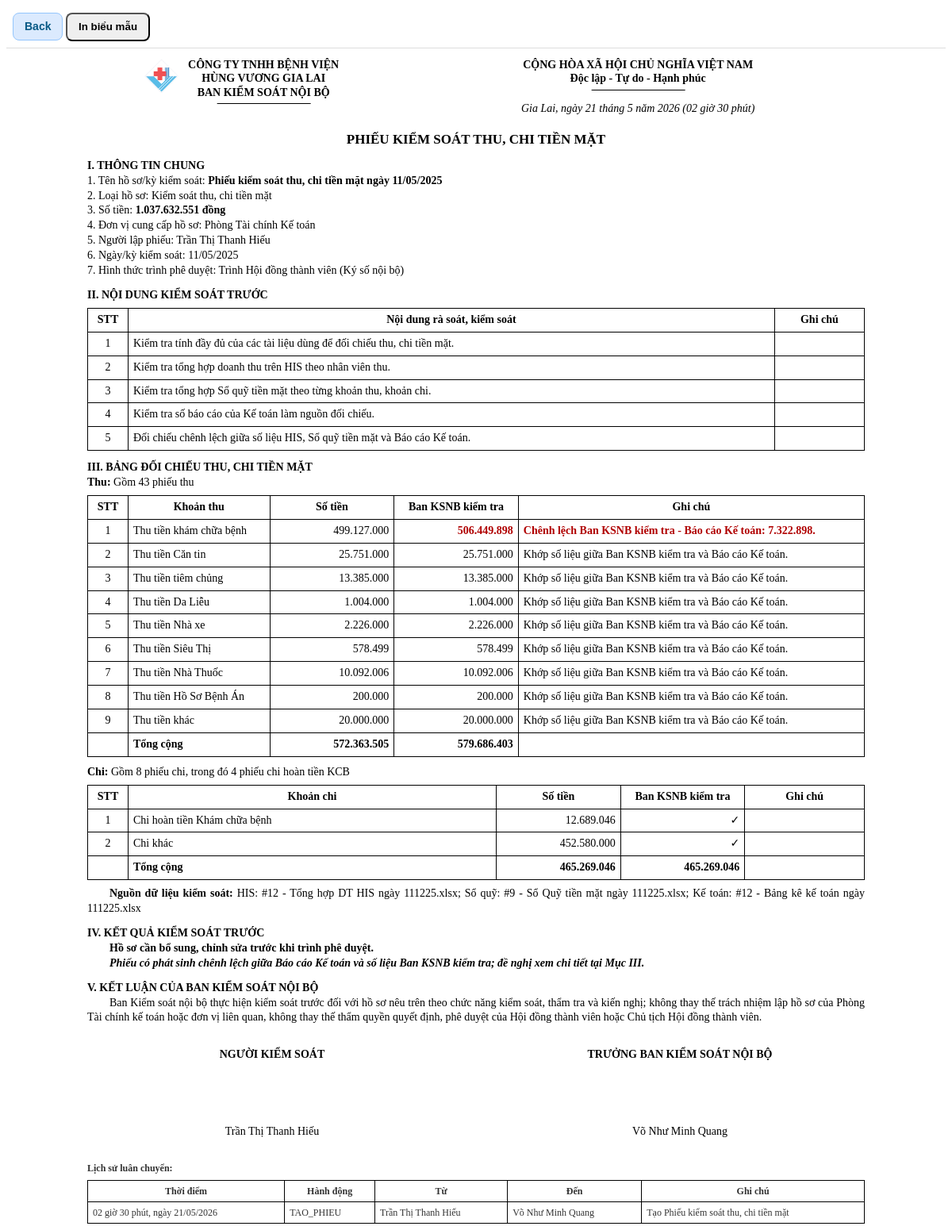
Page /cash-control/vouchers/36/print (signed in) on the earlier database version.
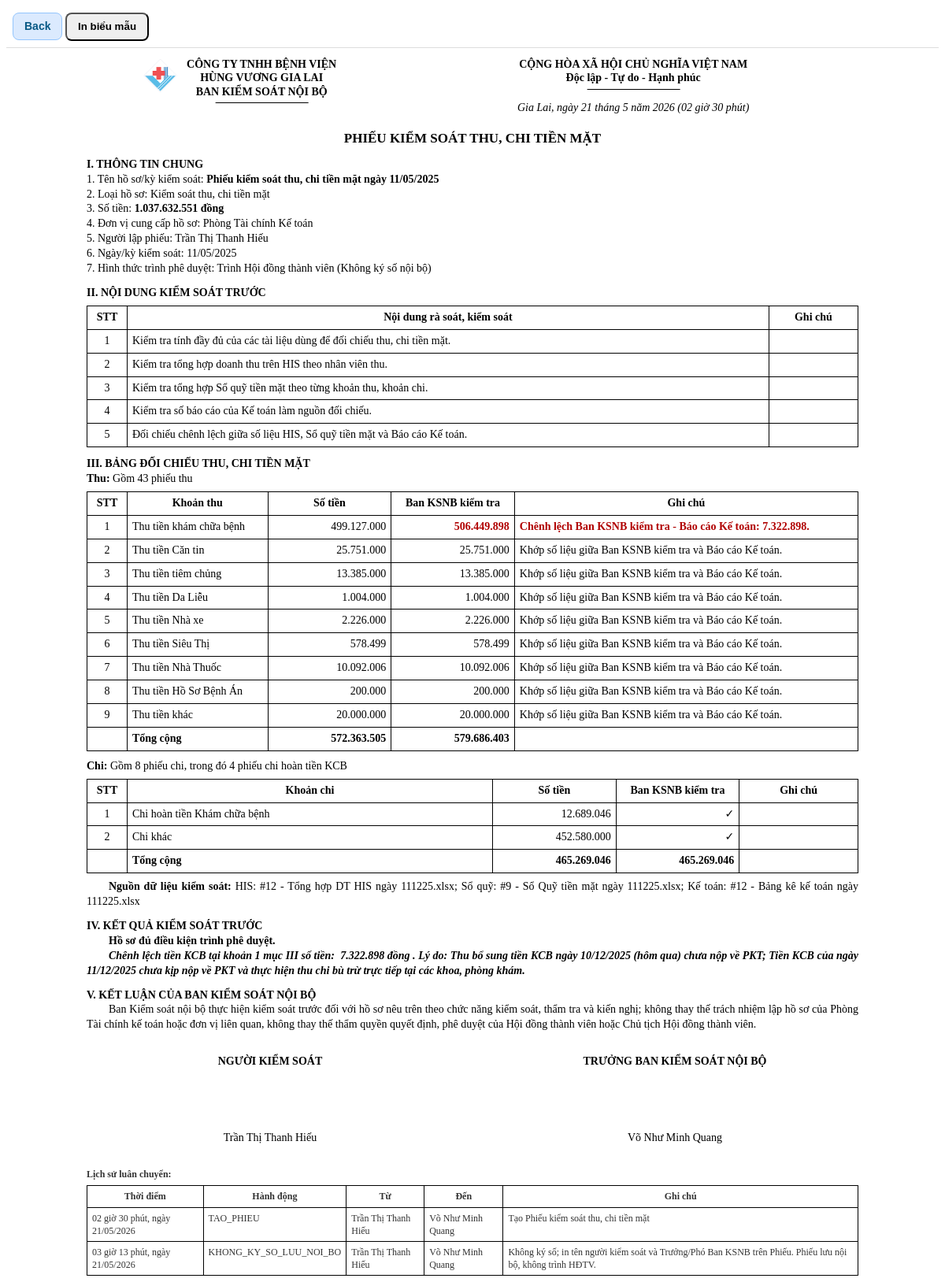
Same page on the later database version.
### tables this page shows
CREATE TABLE cash_control_voucher_items (
                id INTEGER PRIMARY KEY AUTOINCREMENT,
                voucher_id INTEGER NOT NULL,
                group_type TEXT NOT NULL,
                item_order INTEGER NOT NULL DEFAULT 0,
                item_name TEXT NOT NULL,
                document_amount REAL NOT NULL DEFAULT 0,
                ksnb_check_type TEXT NOT NULL DEFAULT 'MATCH',
                ksnb_checked_amount REAL,
                ksnb_note TEXT,
                FOREIGN KEY(voucher_id) REFERENCES cash_control_vouchers(id) ON DELETE CASCADE
            );

CREATE TABLE cash_control_vouchers (
                id INTEGER PRIMARY KEY AUTOINCREMENT,
                code TEXT,
                title TEXT NOT NULL,
                voucher_date TEXT,
                sign_mode TEXT NOT NULL DEFAULT 'INTERNAL_DIGITAL',
                route_mode TEXT NOT NULL DEFAULT 'THROUGH_HEAD',
                head_user_id INTEGER,
                board_user_id INTEGER,
                his_batch_id INTEGER,
                cashbook_batch_id INTEGER,
                accounting_batch_id INTEGER,
                receipt_count INTEGER NOT NULL DEFAULT 0,
                expense_count INTEGER NOT NULL DEFAULT 0,
                refund_kcb_count INTEGER NOT NULL DEFAULT 0,
                revenue_document_total REAL NOT NULL DEFAULT 0,
                revenue_ksnb_total REAL NOT NULL DEFAULT 0,
                revenue_diff_total REAL NOT NULL DEFAULT 0,
                expense_document_total REAL NOT NULL DEFAULT 0,
                expense_ksnb_total REAL NOT NULL DEFAULT 0,
                expense_diff_total REAL NOT NULL DEFAULT 0,
                status TEXT NOT NULL DEFAULT 'DRAFT',
                created_by INTEGER NOT NULL,
                created_at TEXT NOT NULL DEFAULT CURRENT_TIMESTAMP,
                submitted_at TEXT, current_handler INTEGER, section_iv_result TEXT, section_iv_note TEXT, section_v_text TEXT, section_vi_text TEXT, submitted_to_board_at TEXT, board_saved_at TEXT,
                FOREIGN KEY(created_by) REFERENCES users(id)
            );

CREATE TABLE cash_control_voucher_routes (
                id INTEGER PRIMARY KEY AUTOINCREMENT,
                voucher_id INTEGER NOT NULL,
                action TEXT NOT NULL,
                from_user_id INTEGER,
                to_user_id INTEGER,
                note TEXT,
                created_at TEXT NOT NULL DEFAULT CURRENT_TIMESTAMP,
                FOREIGN KEY(voucher_id) REFERENCES cash_control_vouchers(id) ON DELETE CASCADE
            );

CREATE TABLE cash_control_voucher_signatures (
                id INTEGER PRIMARY KEY AUTOINCREMENT,
                voucher_id INTEGER NOT NULL,
                signer_id INTEGER NOT NULL,
                signer_name TEXT NOT NULL,
                signer_role TEXT NOT NULL,
                signature_text TEXT NOT NULL,
                signed_at TEXT NOT NULL DEFAULT CURRENT_TIMESTAMP,
                FOREIGN KEY(voucher_id) REFERENCES cash_control_vouchers(id) ON DELETE CASCADE
            );

### app/models.py (models this page shows)
class Users(Base):
    __tablename__ = "users"
    id = Column(Integer, primary_key=True)
    username = Column(String, unique=True, nullable=False, index=True)
    full_name = Column(String, nullable=False)
    password_hash = Column(String, nullable=False)
    unit_code = Column(String, nullable=False, default="THANH_VIEN_TRUNG_TAP")
    role_code = Column(String, nullable=False, default="THANH_VIEN_TRUNG_TAP")
    position_title = Column(String, nullable=False, default="Thành viên trưng tập")
    is_active = Column(Integer, nullable=False, default=1)
    created_at = Column(String, nullable=False)
    status = column_property(
        case(
            (is_active == 1, "ACTIVE"),
            else_="LOCKED",
        )
    )

### app/routers/cash_control.py (the view)
@router.get("/vouchers/{voucher_id}/print")
def cash_control_voucher_print(request: Request, voucher_id: int):
    denied = require_cash_control_access(request)
    if denied:
        return denied
    user = request.state.user
    data = fetch_full_cash_control_voucher(voucher_id)
    voucher = data.get("voucher")
    if not can_view_cash_control_voucher(user, voucher):
        return RedirectResponse("/cash-control?main_tab=voucher", status_code=303)
    if user.get("role_code") in BOARD_ROLES and user.get("role_code") != "TONG_GIAM_DOC" and voucher["status"] == "SUBMITTED_TO_BOARD":
        with get_conn() as conn:
            current_voucher = conn.execute(
                "SELECT status, current_handler, board_user_id FROM cash_control_vouchers WHERE id = ?",
                (voucher_id,),
            ).fetchone()
            if current_voucher and current_voucher["status"] == "SUBMITTED_TO_BOARD" and (
                current_voucher["current_handler"] == user["id"]
                or current_voucher["board_user_id"] == user["id"]
            ):
                now_vn = vn_now_text()
                conn.execute(
                    "UPDATE cash_control_vouchers SET status = 'BOARD_VIEWED' WHERE id = ?",
                    (voucher_id,),
                )
                conn.execute(
                    """
                    INSERT INTO cash_control_voucher_routes(voucher_id, action, from_user_id, note, created_at)
                    VALUES (?, 'HDTV_XEM_PHIEU', ?, ?, ?)
                    """,
                    (voucher_id, user["id"], "HĐTV đã mở xem Phiếu kiểm soát thu, chi tiền mặt.", now_vn),
                )
                conn.commit()
                data = fetch_full_cash_control_voucher(voucher_id)
                voucher = data.get("voucher")
    his_batch_id = voucher["his_batch_id"] if voucher and "his_batch_id" in voucher.keys() else None
    if his_batch_id:
        with get_conn() as conn:
            his_cash_row = conn.execute(
                """
                SELECT COALESCE(SUM(tien_mat), 0) AS his_cash_amount
                FROM cash_control_employee_summaries
                WHERE batch_id = ?
                """,
                (his_batch_id,),
            ).fetchone()
        his_cash_amount = money_value(his_cash_row["his_cash_amount"] if his_cash_row else 0)
        for item in data.get("revenue_items", []):
            if item.get("item_name") == "Thu tiền khám chữa bệnh":
                old_checked_amount = money_value(item.get("ksnb_checked_amount"))
                item["ksnb_checked_amount"] = his_cash_amount
                item["ksnb_check_type"] = (
                    "DIFFERENT"
                    if abs(his_cash_amount - money_value(item.get("document_amount"))) >= 1
                    else "MATCH"
                )
                data["ksnb_total"] = money_value(data.get("ksnb_total")) - old_checked_amount + his_cash_amount
                data["diff_total"] = money_value(data.get("document_total")) - money_value(data.get("ksnb_total"))
                break
    return templates.TemplateResponse(
        "cash_control_voucher_print.html",
        {
            "request": request,
            "user": request.state.user,
            "format_vn_sqlite_datetime": format_vn_sqlite_datetime,
            "format_vn_sqlite_time_text": format_vn_sqlite_time_text,
            "cash_control_status_labels": CASH_CONTROL_STATUS_LABELS,
            **data,
        },
    )

### app/templates/cash_control_voucher_print.html (shortened to what the changed rows need)
<!doctype html>
<html lang="vi">
<head>
</head>
<body>
<div class="sheet">
  <div class="header">
    <div class="left-head">
    </div>
    <div class="right-head">
    </div>
  </div>
  <div class="title">Phiếu kiểm soát thu, chi tiền mặt</div>
  {% set raw_section_v_text = voucher.section_v_text or '' %}
  {% set context_source_data_text = source_data_text|default('') %}
  {% set source_data_text = context_source_data_text if context_source_data_text else (raw_section_v_text if raw_section_v_text.startswith('Nguồn dữ liệu kiểm soát:') else '') %}
  {% set section_no = namespace(value=4) %}
  <div class="section-title">I. Thông tin chung</div>
  <div>1. Tên hồ sơ/kỳ kiểm soát: <b>{{ voucher.title }}</b></div>
  <div>2. Loại hồ sơ: Kiểm soát thu, chi tiền mặt</div>
  <div>3. Số tiền: <b>{{ '{:,.0f}'.format(document_total or 0).replace(',', '.') }} đồng</b></div>
  <div>4. Đơn vị cung cấp hồ sơ: Phòng Tài chính Kế toán</div>
  <div>5. Người lập phiếu: {{ voucher.creator_name }}</div>
  <div>6. Ngày/kỳ kiểm soát: {{ voucher.voucher_date or '' }}</div>
  <div>
    7. Hình thức trình phê duyệt:
    Trình Hội đồng thành viên
    ({% if voucher.status == 'NO_SIGNATURE_INTERNAL' %}Không ký số nội bộ{% else %}Ký số nội bộ{% endif %})
  </div>
  <div class="section-title">II. Nội dung kiểm soát trước</div>
  <table>
    <thead>
      <tr>
        <th class="stt">STT</th>
        <th>Nội dung rà soát, kiểm soát</th>
        <th>Ghi chú</th>
      </tr>
    </thead>
    <tbody>
    </tbody>
  </table>
  <div class="section-title">III. Bảng đối chiếu thu, chi tiền mặt</div>
  <div><b>Thu:</b> Gồm {{ voucher.receipt_count or 0 }} phiếu thu</div>
  <table>
    <thead>
      <tr>
        <th class="stt">STT</th>
        <th>Khoản thu</th>
        <th class="amount-col">Số tiền</th>
        <th class="amount-col">Ban KSNB kiểm tra</th>
        <th>Ghi chú</th>
      </tr>
    </thead>
    <tbody>
      {% set revenue_stt = namespace(value=0) %}
      {% for item in revenue_items %}
      {% if (item.document_amount or 0) != 0 or (item.ksnb_checked_amount or 0) != 0 %}
      {% set revenue_stt.value = revenue_stt.value + 1 %}
      <tr>
        <td class="stt">{{ revenue_stt.value }}</td>
        <td>{{ item.item_name }}</td>
        <td class="num amount-col">{{ '{:,.0f}'.format(item.document_amount or 0).replace(',', '.') }}</td>
        <td class="num amount-col {% if item.ksnb_check_type == 'DIFFERENT' %}warning-cell{% endif %}">
          {{ '{:,.0f}'.format(item.ksnb_checked_amount or 0).replace(',', '.') }}
        </td>
        <td class="preserve-user-text {% if item.ksnb_check_type == 'DIFFERENT' %}warning-cell{% endif %}">{{ item.ksnb_note or '' }}</td>
      </tr>
      {% endif %}
      {% endfor %}
    </tbody>
  </table>
  <div style="margin-top:10px;"><b>Chi:</b> Gồm {{ voucher.expense_count or 0 }} phiếu chi, trong đó {{ voucher.refund_kcb_count or 0 }} phiếu chi hoàn tiền KCB</div>
  <table>
    <thead>
      <tr>
        <th class="stt">STT</th>
        <th>Khoản chi</th>
        <th class="amount-col">Số tiền</th>
        <th class="amount-col">Ban KSNB kiểm tra</th>
        <th>Ghi chú</th>
      </tr>
    </thead>
    <tbody>
      {% set expense_stt = namespace(value=0) %}
      {% for item in expense_items %}
      {% if (item.document_amount or 0) != 0 %}
      {% set expense_stt.value = expense_stt.value + 1 %}
      <tr>
        <td class="stt">{{ expense_stt.value }}</td>
        <td>{{ item.item_name }}</td>
        <td class="num amount-col">{{ '{:,.0f}'.format(item.document_amount or 0).replace(',', '.') }}</td>
        <td class="num amount-col {% if item.ksnb_check_type in ['DIFFERENT','REJECTED'] %}warning-cell{% endif %}">
          {% if item.ksnb_check_type == 'MATCH' %}
            ✓
          {% elif item.ksnb_check_type == 'REJECTED' %}
            0
          {% else %}
            {{ '{:,.0f}'.format(item.ksnb_checked_amount or 0).replace(',', '.') }}
          {% endif %}
        </td>
        <td class="preserve-user-text {% if item.ksnb_check_type in ['DIFFERENT','REJECTED'] %}warning-cell{% endif %}">{{ item.ksnb_note or '' }}</td>
      </tr>
      {% endif %}
      {% endfor %}
    </tbody>
  </table>
  {% if source_data_text %}
  <div class="indent" style="margin-top:8px;">
    <b>Nguồn dữ liệu kiểm soát:</b> {{ source_data_text.replace('Nguồn dữ liệu kiểm soát:', '').strip() }}
  </div>
  {% endif %}
  <div class="section-title">IV. Kết quả kiểm soát trước</div>
  <div class="indent"><b>{{ voucher.section_iv_result or '' }}</b></div>
  {% if voucher.section_iv_note %}
  <div class="indent preserve-user-text"><b><i>{{ voucher.section_iv_note }}</i></b></div>
  {% endif %}
  {% set section_no.value = 5 %}
  <div class="section-title">
    {% if section_no.value == 5 %}V{% elif section_no.value == 6 %}VI{% elif section_no.value == 7 %}VII{% endif %}. Kết luận của Ban Kiểm soát nội bộ
  </div>
  <div class="indent">
    Ban Kiểm soát nội bộ thực hiện kiểm soát trước đối với hồ sơ nêu trên theo chức năng kiểm soát,
    thẩm tra và kiến nghị; không thay thế trách nhiệm lập hồ sơ của Phòng Tài chính kế toán hoặc đơn vị liên quan,
    không thay thế thẩm quyền quyết định, phê duyệt của Hội đồng thành viên hoặc Chủ tịch Hội đồng thành viên.
  </div>
  <div class="sign-grid">
    <div class="sign-cell">
      <div class="sign-title">Người kiểm soát</div>
      {% set creator_sig = signatures | selectattr('signer_role', 'equalto', 'NGUOI_KIEM_SOAT') | list %}
      {% if creator_sig %}
        {% if creator_sig[0].signature_text and creator_sig[0].signature_text.startswith('Không ký số') %}
      <div class="sign-blank"></div>
      <div>{{ creator_sig[0].signer_name }}</div>
        {% else %}
      <div class="sign-content">{{ creator_sig[0].signature_text }}{% if creator_sig[0].signed_at_vn_text %}
Ký lúc: {{ creator_sig[0].signed_at_vn_text }}{% endif %}</div>
        {% endif %}
      {% else %}
      <div class="sign-blank"></div>
      <div>{{ voucher.creator_name }}</div>
      {% endif %}
    </div>
    <div class="sign-cell">
      <div class="sign-title">Trưởng ban Kiểm soát nội bộ</div>
      {% set head_sig = signatures | selectattr('signer_role', 'equalto', 'TRUONG_BAN') | list %}
      {% set delegated_sig = signatures | selectattr('signer_role', 'equalto', 'TRUONG_BAN_UY_QUYEN') | list %}
      {% if head_sig %}
        {% if head_sig[0].signature_text and head_sig[0].signature_text.startswith('Không ký số') %}
      <div class="sign-blank"></div>
      <div>{{ head_sig[0].signer_name }}</div>
        {% else %}
      <div class="sign-content">{{ head_sig[0].signature_text }}{% if head_sig[0].signed_at_vn_text %}
Ký lúc: {{ head_sig[0].signed_at_vn_text }}{% endif %}</div>
        {% endif %}
      {% elif delegated_sig %}
      <div class="sign-content">{{ delegated_sig[0].signature_text }}{% if delegated_sig[0].signed_at_vn_text %}
Ký lúc: {{ delegated_sig[0].signed_at_vn_text }}{% endif %}</div>
      {% else %}
      <div class="sign-blank"></div>
      <div>{{ voucher.head_name or '' }}</div>
      {% endif %}
    </div>
  </div>
  <div class="route-history">
    <b>Lịch sử luân chuyển:</b>
    <table>
      <thead>
        <tr>
          <th>Thời điểm</th>
          <th>Hành động</th>
          <th>Từ</th>
          <th>Đến</th>
          <th>Ghi chú</th>
        </tr>
      </thead>
      <tbody>
        {% for r in routes %}
        <tr>
          <td>{{ r.created_at_vn_text or r.created_at }}</td>
          <td>{{ r.action }}</td>
          <td>{{ r.from_name or '' }}</td>
          <td>{{ r.to_name or '' }}</td>
          <td>{{ r.note or '' }}</td>
        </tr>
        {% endfor %}
      </tbody>
    </table>
  </div>
</div>
</body>
</html>

Differences in the rows shown:
no longer on this page (row unchanged): Users: full_name "Võ Như Minh Quang"
changed cash_control_vouchers: section_iv_result "Hồ sơ cần bổ sung, chỉnh sửa trước khi trình phê duyệt." → "Hồ sơ đủ điều kiện trình phê duyệt."; section_iv_note "Phiếu có phát sinh chênh lệch giữa Báo cáo Kế toán và số liệu Ban KSNB kiểm tra; đề nghị xem chi tiết tại Mục III." → "Chênh lệch tiền KCB tại khoản 1 mục III số tiền: 7.322.898 đồng . Lý do: Thu bổ sung tiền KCB ngày 10/12/2025 (hôm qua) chưa nộp về PKT; Tiền KCB của ngày 11/12/2025 chưa kịp nộp về PKT và thực hiện thu chi bù trừ trực tiếp tại các khoa, phòng khám."; replace "HIS: #12 - Tổng hợp DT HIS ngày 111225.xlsx; Sổ quỹ: #9 - Sổ Quỹ tiền mặt ngày 111225.xlsx; Kế toán: #12 - Bảng kê kế toán ngày 111225.xlsx" → (not shown)
shown differently, row unchanged: Users "Trần Thị Thanh Hiếu": creator_name "Trần Thị Thanh Hiếu" → (not shown)
added cash_control_voucher_signatures: signer_name "Trần Thị Thanh Hiếu"
added cash_control_voucher_signatures: signer_name "Võ Như Minh Quang"
added cash_control_voucher_routes: created_at_vn_text "03 giờ 13 phút, ngày 21/05/2026", action "KHONG_KY_SO_LUU_NOI_BO", full_name "Trần Thị Thanh Hiếu", full_name "Võ Như Minh Quang", note "Không ký số; in tên người kiểm soát và Trưởng/Phó Ban KSNB trên Phiếu. Phiếu lưu nội bộ, không trình HĐTV."
Other differences:
{{ source_data_text.replace('Nguồn dữ liệu kiểm soát:', '').strip() }}: (not shown) → "HIS: #12 - Tổng hợp DT HIS ngày 111225.xlsx; Sổ quỹ: #9 - Sổ Quỹ tiền mặt ngày 111225.xlsx; Kế toán: #12 - Bảng kê kế toán ngày 111225.xlsx"
text no longer shown: "Ký số nội bộ"
text now shown: "Không ký số nội bộ"
